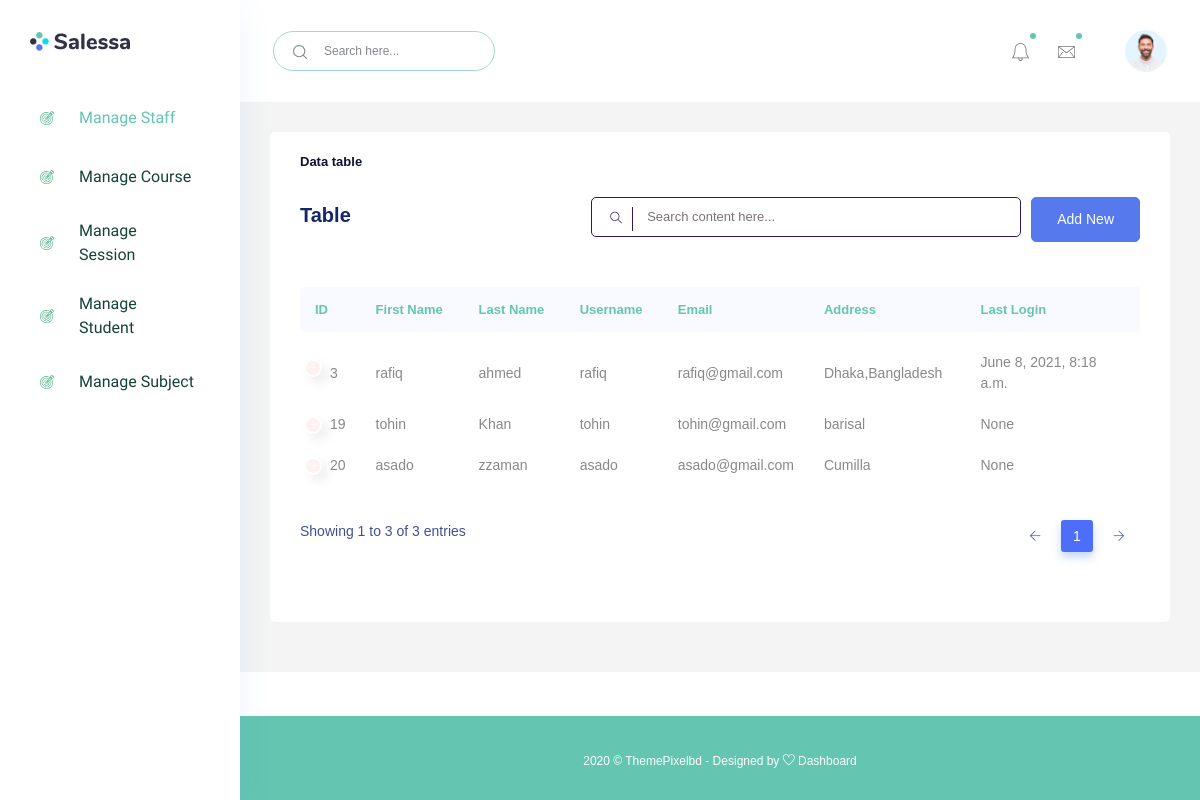
The app's page /manage_staff/ (signed in) with its own data.
### accounts/models.py (models this page shows)
class Staffs(models.Model):
    id = models.AutoField(primary_key=True)
    admin = models.OneToOneField(CustomUser, on_delete = models.CASCADE)
    address = models.TextField()
    created_at = models.DateTimeField(auto_now_add=True)
    updated_at = models.DateTimeField(auto_now=True)
    objects = models.Manager()

class CustomUser(AbstractUser):
    user_type_data = ((1, "HOD"), (2, "Staff"), (3, "Student"))
    user_type = models.CharField(default=1, choices=user_type_data, max_length=10)

### accounts/HodViews.py (the view)
# urls.py: path('manage_staff/', HodViews.manage_staff, name="manage_staff"),
def manage_staff(request):
    staffs = Staffs.objects.all()
    context = {
        "staffs": staffs
    }
    return render(request, "hod_template/manage_staff_template.html", context)

### accounts/LoginCheckMiddleWare.py (called while the page is built, shortened)
    def process_view(self, request, view_func, view_args, view_kwargs):
        modulename = view_func.__module__
        user = request.user
        if user.is_authenticated:
            if user.user_type == "1":
                if modulename == "accounts.HodViews":
                    pass
                elif modulename == "accounts.views" or modulename == "django.views.static":
                    pass
                else:
                    return redirect("admin_home")
            else:
                return redirect("login")
        else:
            if request.path == reverse("login") or request.path == reverse("doLogin"):
                pass
            else:
                return redirect("login")

### templates/hod_template/manage_staff_template.html (shortened to what this page needs)
{% extends 'hod_template/base_template.html' %}
{% block main_content %}
<div class="main_content_iner ">
    <div class="container-fluid p-0">
        <div class="row justify-content-center">
            <div class="col-lg-12">
                <div class="white_card card_height_100 mb_30">
                    <div class="white_card_header">
                        <div class="box_header m-0">
                            <div class="main-title">
                                <h3 class="m-0">Data table</h3>
                            </div>
                        </div>
                    </div>
                    <div class="white_card_body">
                        <div class="QA_section">
                            <div class="white_box_tittle list_header">
                                <h4>Table</h4>
                                <div class="box_right d-flex lms_block">
                                    <div class="serach_field_2">
                                        <div class="search_inner">
                                            <form Active="#">
                                                <div class="search_field">
                                                    <input type="text" placeholder="Search content here...">
                                                </div>
                                                <button type="submit"><i class="ti-search"></i></button>
                                            </form>
                                        </div>
                                    </div>
                                    <div class="add_button ml-10">
                                        <a href="{% url 'add_staff' %}" class="btn_1">Add New</a>
                                    </div>
                                </div>
                            </div>
                            <div class="QA_table mb_30">
                                <table class="table lms_table_active ">
                                    <thead>
                                    <tr>
                                        <th>ID</th>
                                        <th>First Name</th>
                                        <th>Last Name</th>
                                        <th>Username</th>
                                        <th>Email</th>
                                        <th>Address</th>
                                        <th>Last Login</th>
                                    </tr>
                                    </thead>
                                    <tbody>
                                    {% for staff in staffs %}
                                    <tr>
                                        <td>{{ staff.admin.id }}</td>
                                        <td>{{ staff.admin.first_name }}</td>
                                        <td>{{ staff.admin.last_name }}</td>
                                        <td>{{ staff.admin.username }}</td>
                                        <td>{{ staff.admin.email }}</td>
                                        <td>{{ staff.address }}</td>
                                        <td>{{ staff.admin.last_login }}</td>
                                    </tr>
                                    {% endfor %}
                                    </tbody>
                                </table>
                            </div>
                        </div>
                    </div>
                </div>
            </div>
        </div>
    </div>
</div>
{% endblock %}

### records on screen
Staffs: admin.id "3", admin.first_name "rafiq", admin.last_name "ahmed", admin.username "rafiq", admin.email "rafiq@gmail.com", address "Dhaka,Bangladesh", admin.last_login "June 8, 2021, 8:18 a.m."
Staffs: admin.id "19", admin.first_name "tohin", admin.last_name "Khan", admin.username "tohin", admin.email "tohin@gmail.com", address "barisal", admin.last_login "None"
Staffs: admin.id "20", admin.first_name "asado", admin.last_name "zzaman", admin.username "asado", admin.email "asado@gmail.com", address "Cumilla", admin.last_login "None"
